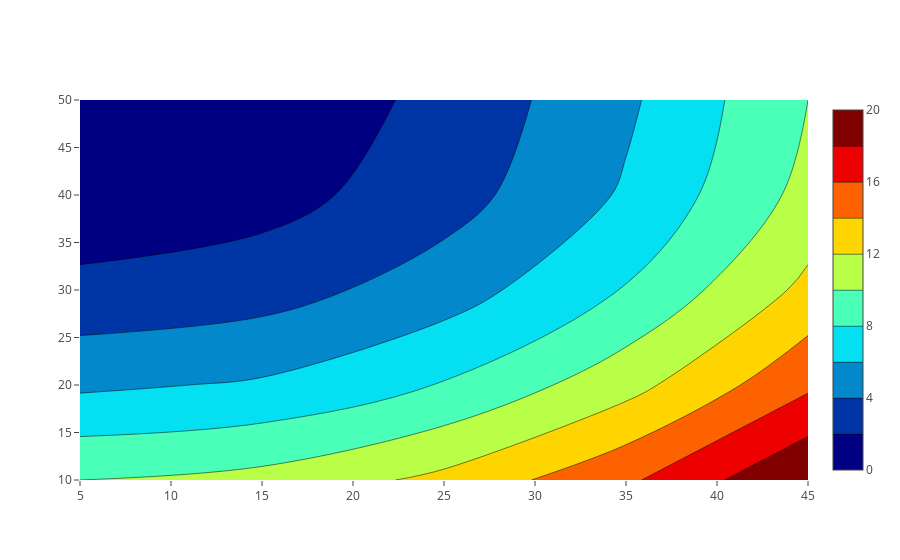

The code cell stored with this chart in its notebook:
### Markdown cell above
#  Customizing Spacing Between X and Y Axis Ticks

### Code cell
import plotly.graph_objs as go

data = [
    {
        'z': [[10, 10.625, 12.5, 15.625, 20],
              [5.625, 6.25, 8.125, 11.25, 15.625],
              [2.5, 3.125, 5., 8.125, 12.5],
              [0.625, 1.25, 3.125, 6.25, 10.625],
              [0, 0.625, 2.5, 5.625, 10]],
        'colorscale':'Jet',
        'type': u'contour',
        'dx': 10,
        'x0': 5,
        'dy': 10,
        'y0':10,
    }
]
pyo.iplot(data)

### Figure 1 — Plotly figure (JSON) as saved in the notebook; plotly's stock layout.template omitted (floating-point values rounded to 4 significant figures)
{"data": [{"colorscale": "Jet", "dx": 10, "dy": 10, "type": "contour", "uid": "3fb16008-1967-4e95-9ee8-bc119eff3b8d", "x0": 5, "y0": 10, "z": [[10, 10.62, 12.5, 15.62, 20], [5.625, 6.25, 8.125, 11.25, 15.62], [2.5, 3.125, 5, 8.125, 12.5], [0.625, 1.25, 3.125, 6.25, 10.62], [0, 0.625, 2.5, 5.625, 10]]}], "layout": {}}
